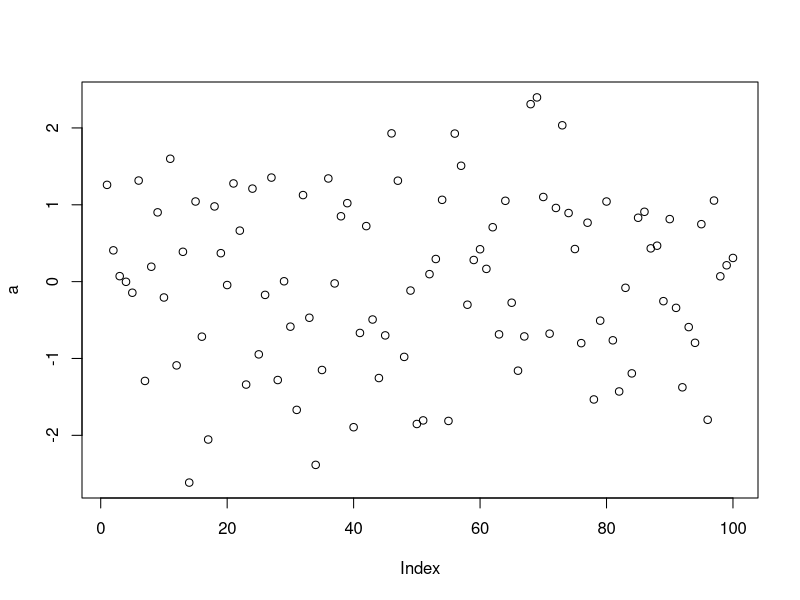
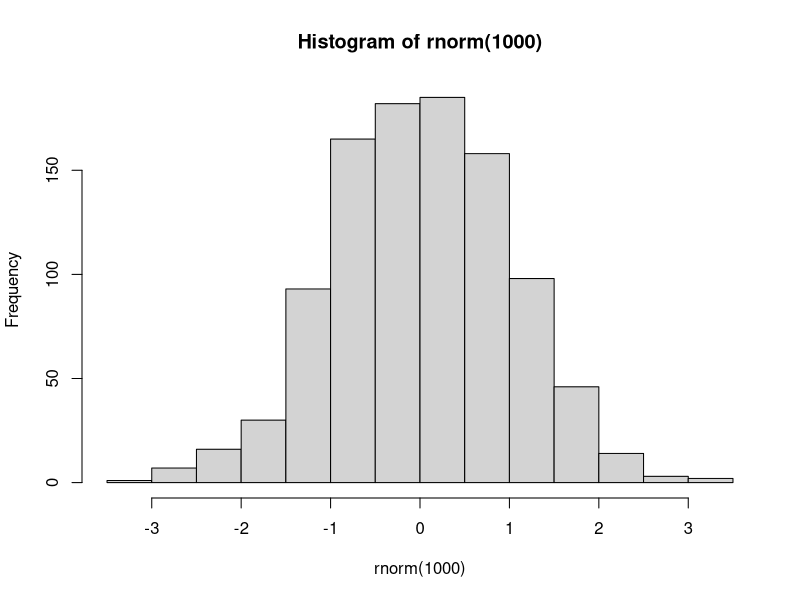
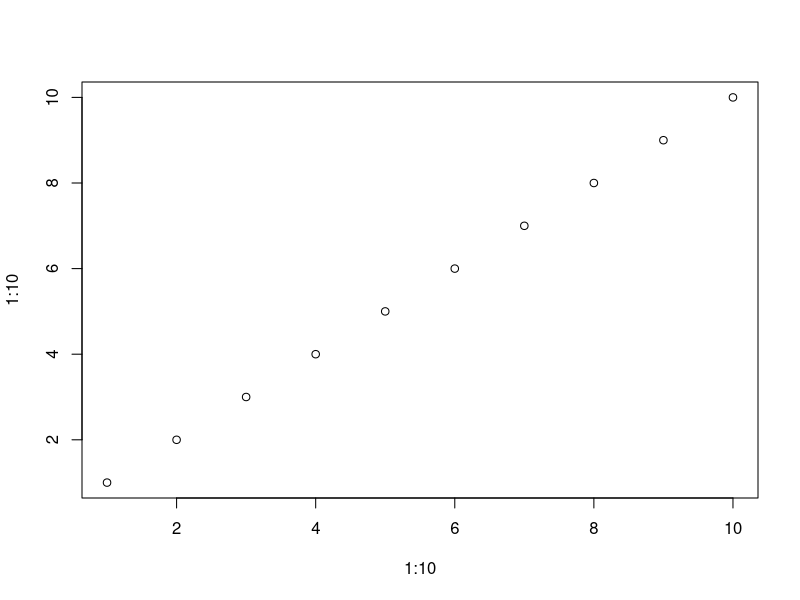

Here is the R script that generated these plots, in order:
## git example workshop

a <- rnorm(100)
plot(a)

## now adding one more line.
hist(rnorm(1000))

## another line
plot(1:10, 1:10)

## yet another
rnorm(100)

## and one more
rnorm(20)